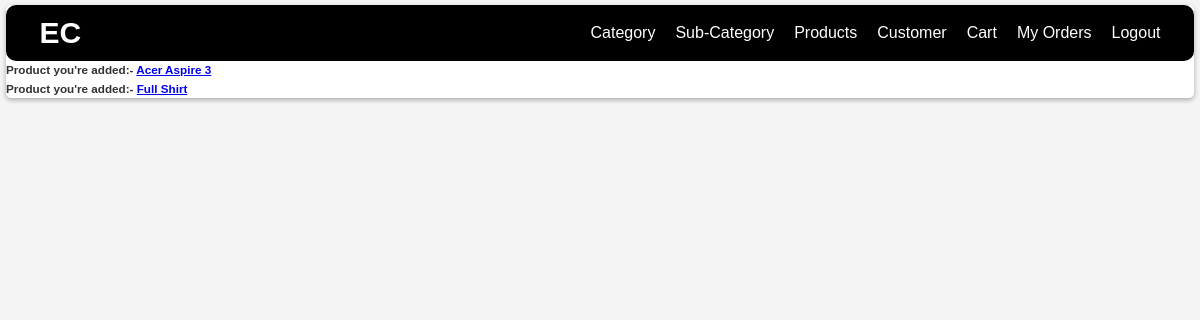
Page /carts/ (signed in) on the earlier database version.
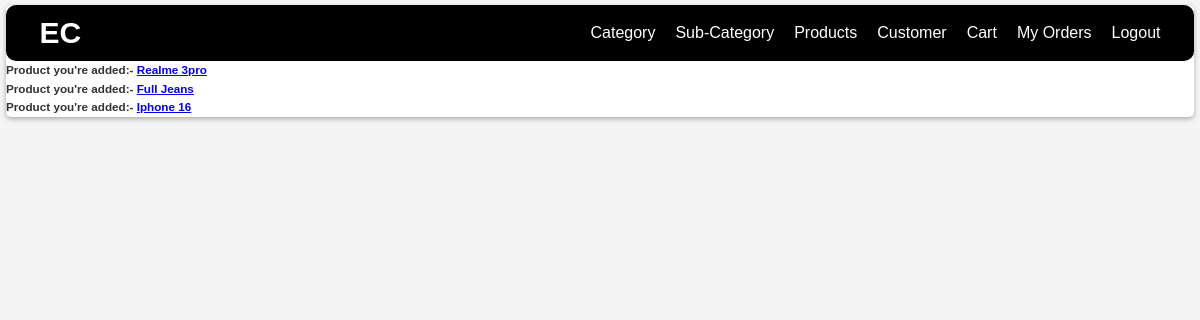
Same page on the later database version.
### base/models.py (models this page shows, shortened)
class Cart(models.Model):
    customer = models.ForeignKey(Customer, on_delete=models.CASCADE)
    product= models.ForeignKey(Product, on_delete=models.CASCADE)
    quantity = models.CharField(max_length=10, null=True, blank=True)
    created_at = models.DateTimeField(auto_now_add=True)
    updated_at = models.DateTimeField(auto_now=True)
    deleted_at = models.DateTimeField(null=True, blank=True)

class Product(models.Model):
    STATUS_CHOICES = [
        ('In-Stock', 'In-Stock'),
        ('Out-of-Stock', 'Out-of-Stock'),
    ]
    category = models.ForeignKey(SubCategory, on_delete=models.CASCADE)
    product_id = models.CharField(max_length=10, unique=True, editable=False)
    name = models.CharField(max_length=30)
    product_image = models.ImageField(null=True, blank=True)
    price = models.FloatField()
    description = models.TextField(null=True)
    quantity = models.CharField(max_length=10, null=True, blank=True)
    stock = models.CharField(max_length=20, choices=STATUS_CHOICES, default="In-Stock")
    created_at = models.DateTimeField(auto_now_add=True)
    updated_at = models.DateTimeField(auto_now=True)
    deleted_at = models.DateTimeField(null=True, blank=True)

### base/views.py (the view)
# urls.py: path("carts/", views.cartsView, name="carts"),
@login_required(login_url="login")
def cartsView(request):
    page = "all_carts"
    user = request.user
    customer = Customer.objects.get(user=user)
    carts = Cart.objects.filter(customer=customer, deleted_at=None)
    context = {"carts":carts, "page":page}
    return render(request, "base/cart/cart.html", context)

### base/templates/base/cart/cart.html (shortened to what this page needs)
{% extends "main.html" %}
{% block content %}
{% if page == "all_carts" %}
<div>
    {% for cart in carts %}
        <h3>Product you're added:- <a href="{% url "cart-view" cart.id %}">{{cart.product.name}}</a></h3>
    {% endfor %}
</div>
{% endif %}
{% endblock content %}

### templates/main.html (shortened to what this page needs)
<!DOCTYPE html>
{% load static %}
<html lang="en">
<head>
    <link rel="stylesheet" href="{% static "styles/main.css" %}">
</head>
<body>
    <div class="container">
        {% include "navbar.html" %}
        {% block content %}
        {% endblock content %}
    </div>
</body>
</html>

### templates/navbar.html
{% load static %}
<header class="header">
    <div class="header-container">
        <nav class="nav-bar">
            <h1 class="logo"><a href="{% url "home" %}">EC</a></h1>
            <ul class="nav-links">
                <li class="nav-link"><a href="{% url "category" %}">Category</a></li>
                <li class="nav-link"><a href="{% url "sub-category" %}">Sub-Category</a></li>
                <li class="nav-link"><a href="{% url "products" %}">Products</a></li>
                {% if request.user.is_authenticated %}
                    <li class="nav-link"><a href="{% url 'customer' %}">Customer</a></li>
                    <li class="nav-link"><a href="{% url 'carts' %}">Cart</a></li>
                    <li class="nav-link"><a href="{% url 'orders' %}">My Orders</a></li>
                    <li class="nav-link"><a href="{% url 'logout' %}">Logout</a></li>
                {% else %}
                    <li class="nav-link"><a href="{% url 'login' %}">Login/SignUp</a></li>
                {% endif %}
            </ul>
        </nav>
    </div>
</header>

### static/styles/main.css (style rules this page uses)
*, *::after, *::before { box-sizing: border-box; padding: 0; margin: 0; }
html { font-size: 62.5%; }
body { font-family: 'Poppins', sans-serif; line-height: 1.6; background-color: #f4f4f4; color: #333; }
.container { max-width: 99%; margin: auto; background-color: white; border-radius: 5px; box-shadow: 0 2px 5px rgba(0, 0, 0, 0.3); }
.header { background-color: #000; color: #fff; padding: 0.4rem; text-align: center; margin-top: 5px; border-radius: 10px; }
.header-container { max-width: 95%; margin: 0 auto; }
.nav-bar { display: flex; justify-content: space-between; align-items: center; }
.logo { font-size: 3rem; font-weight: bold; margin-right: 1rem; }
.logo a { color: #fff; text-decoration: none; transition: color 0.2s ease; }
.nav-links { list-style: none; margin: 0; padding: 0; display: flex; font-size: 1.6em; }
.nav-link { margin-right: 2rem; }
.nav-link:last-child { margin-right: 0; }
.nav-link a { color: #fff; text-decoration: none; transition: color 0.2s ease; }

Differences in the rows shown:
removed Cart: product.name "Acer Aspire 3"
removed Cart: product.name "Full Shirt"
added Cart: product.name "Realme 3pro"
added Cart: product.name "Full Jeans"
added Cart: product.name "Iphone 16"
